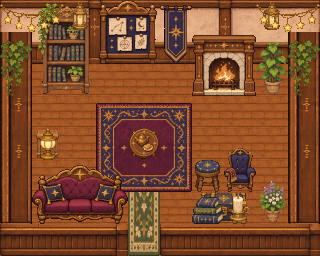
#> input picture Art/CampusGrid/review/room-lounge/courtyard.png, 320 x 256 px
$ python make_art_reviews.py
#> lines starting #> are read from the running program, lines starting #| are printed output that depends on the picture
"""Produce review-only labeled comparisons and the exact collision overlay."""
import json
from pathlib import Path
from PIL import Image, ImageDraw, ImageOps

ROOT = Path(__file__).resolve().parents[3]
REVIEW = ROOT / 'Art/CampusGrid/review/room-lounge'
image = Image.open(REVIEW / 'courtyard.png').convert('RGBA')
#> image is the input picture: PIL image 320x256 RGBA; mean R, G, B, A 129, 76.2, 44, 255
image.save(REVIEW / 'room-lounge.png')
image.resize((960, 768), Image.Resampling.NEAREST).save(REVIEW / 'room-lounge-3x.png')
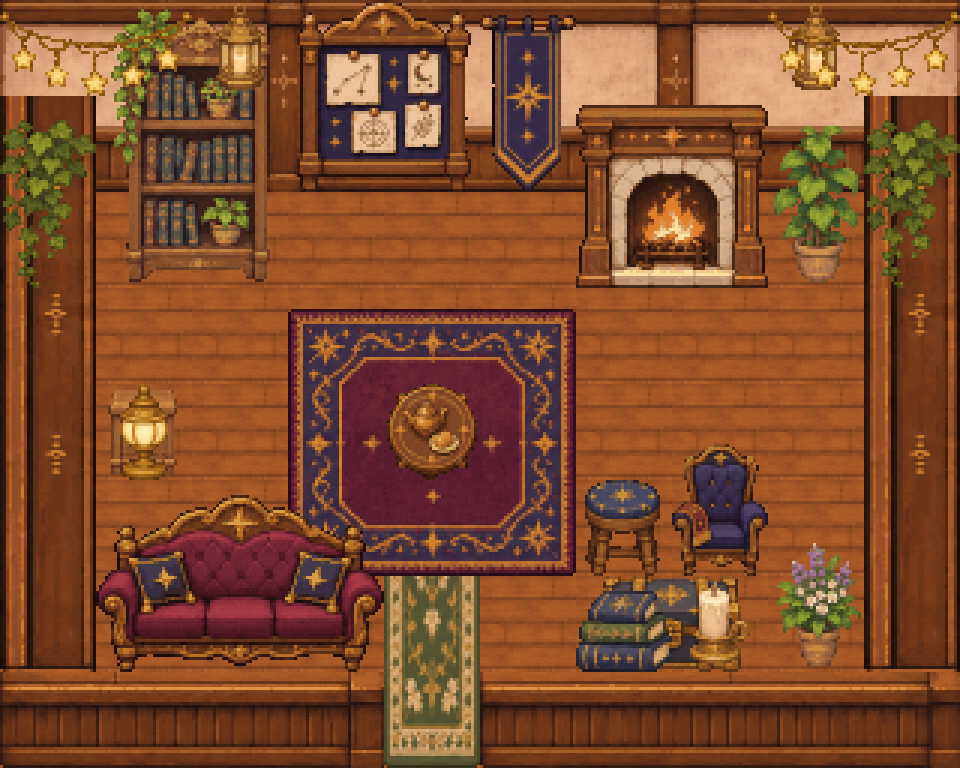
#> saved as room-lounge-3x.png: PIL image 960x768 RGBA; mean R, G, B, A 129, 76.2, 44, 255
#> (the run stopped early here; a loop or call above may not have finished)

$ run again, with Art/CampusGrid/review/room-lounge/lounge-source-vs-pixel.png copied over Art/CampusGrid/review/room-lounge/courtyard.png
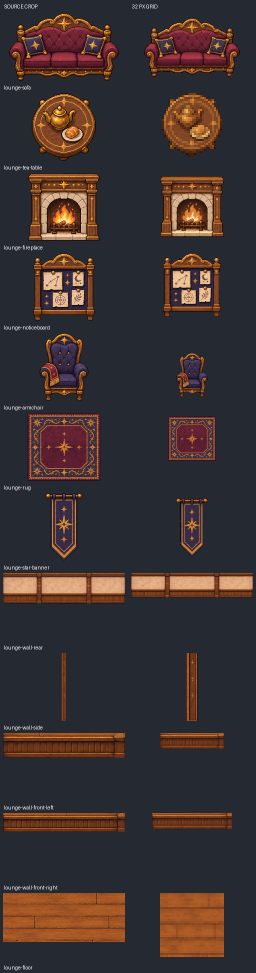
#> input picture Art/CampusGrid/review/room-lounge/lounge-source-vs-pixel.png, 512 x 1946 px (shown at 1/2 size)
#> image is the input picture: PIL image 512x1946 RGBA; mean R, G, B, A 62.1, 51, 49.7, 255
#> `image.resize((960, 768), Image.Resampling.NEAREST).save(REVIEW / 'room..`:
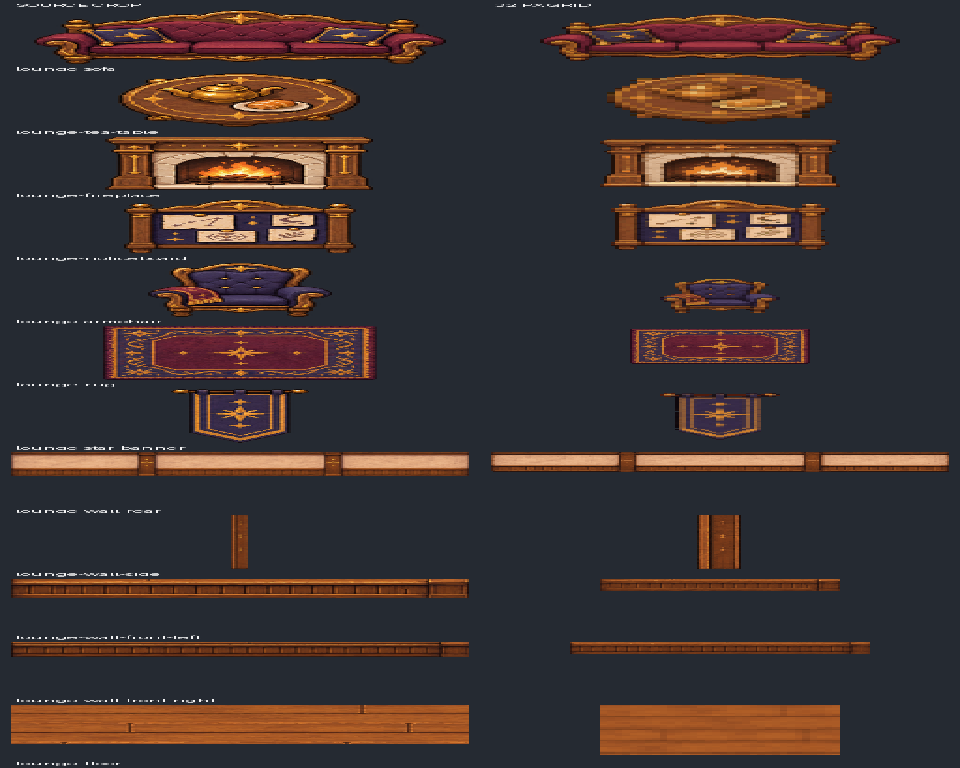
#> saved as room-lounge-3x.png: PIL image 960x768 RGBA; mean R, G, B, A 62, 50.9, 49.7, 255
